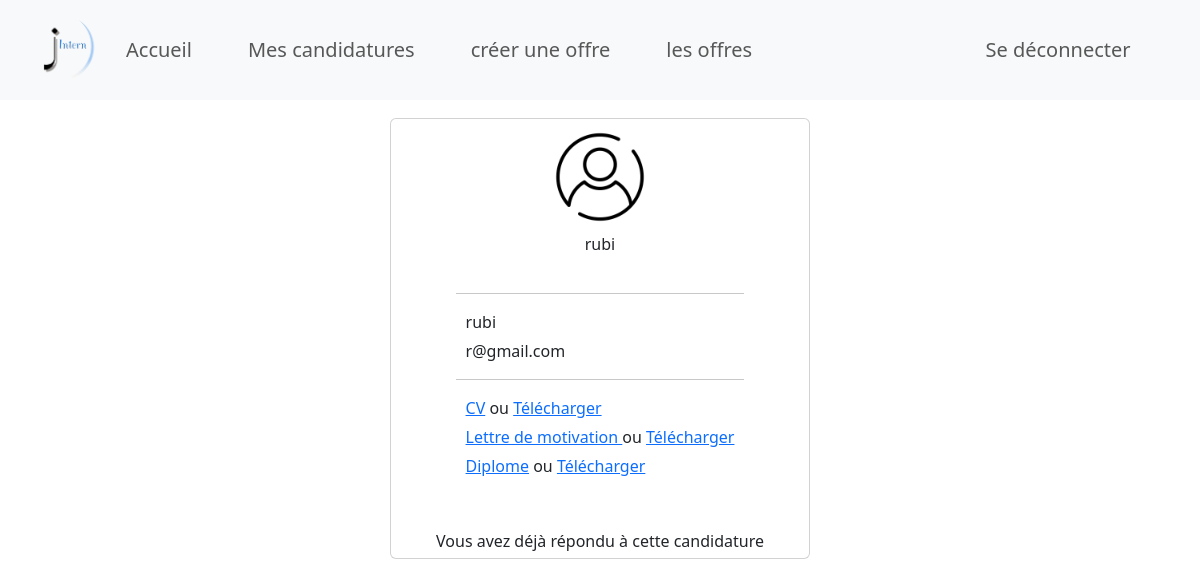
/candidature/list.php?id=15 (signed in), run on the app's committed database.
### tables this page shows
CREATE TABLE `candidature` (
  `idCandidature` int(11) NOT NULL,
  `nom_candidat` varchar(255) DEFAULT NULL,
  `cv` varchar(255) DEFAULT NULL,
  `diplome` varchar(255) DEFAULT NULL,
  `date_candidature` date DEFAULT NULL,
  `id_offre` int(11) DEFAULT NULL,
  `id_utilisateur` int(11) DEFAULT NULL,
  `lettre_motivation` varchar(255) DEFAULT NULL,
  `statut` varchar(50) DEFAULT 'En attente'
);

CREATE TABLE `utilisateur` (
  `id` int(11) NOT NULL,
  `email` varchar(100) DEFAULT NULL,
  `nom` varchar(255) DEFAULT NULL,
  `nom_utilisateur` varchar(50) DEFAULT NULL,
  `passwd` varchar(255) DEFAULT NULL,
  `photo_user` varchar(255) DEFAULT NULL,
  `role_utilisateur` varchar(50) DEFAULT 'candidat'
);

### candidature/list.php (the view, shortened to what this page needs)
<?php
$serveur = "localhost";
$utilisateur = "root";
$motDePasse = "";
$baseDeDonnees = "j_intern";
$connexion = mysqli_connect($serveur, $utilisateur, $motDePasse, $baseDeDonnees);
?>
<!DOCTYPE html>
<html lang="en">
<head>
  <link rel="stylesheet" type="text/css" href="../styles.css">
  <link rel="stylesheet" href="../node_modules/bootstrap/dist/css/bootstrap.min.css">
</head>
<body>
<?php
    require
    '../connexion/navbar.php';
    if (isset($_GET['id'])) {
        $idOffre = $_GET['id'];
$sql = "SELECT * FROM  utilisateur u join candidature c  on u.id = c.id_utilisateur join offre as o on o.id = id_offre where o.id= $idOffre";
$result = $connexion->query($sql);
if ($result->num_rows > 0)
{
    while($row = $result->fetch_assoc()) {
        $username = $row["nom_utilisateur"];
        $CV = $row["cv"];
        $LettreMotivation = $row["lettre_motivation"];
        $diplome = $row["diplome"];
        $nom = $row["nom"];
        $email = $row["email"];
        $photo = $row["photo_user"];
        $statut = $row["statut"];
        echo ('<div class="containt_card">
        <div class="card candidatures">
          <div class="img_candidat">');
          if ($photo === null){
            echo '<img src="../assets/images/user.png"></img>';
          }else{ echo '<img src="'.$photo.'"></img>';}
        echo('
          <p>'.$username.'</p>
          </div class="containt_info">
          <div>
          <hr>
          <p>'.$nom.'</p>
          <p>'.$email.'</p>
          <hr>
          <p><a href="'.$CV.'" target="_blank">CV</a> ou <a href="'.$CV.'" download>Télécharger</a> </p>
          <p><a href="'.$LettreMotivation.'" target="_blank">Lettre de motivation </a> ou <a href="'.$LettreMotivation.'" download>Télécharger</a> </p>
          <p><a href="'.$diplome.'" target="_blank">Diplome</a> ou <a href="'.$diplome.'" download>Télécharger</a> </p>
          </div>
          <hr>
          <div class="apply-btn" >');
          if ($statut === "En attente"){
            echo ('
            <hr>
            <button class="statutBtn"><a class="head_btn" href="accept_statut.php?id='.$_SESSION['idCandidature'].'">Accepter</a></button>
          <button class="statutBtn"><a class="head_btn" href="reject_statut.php?id='.$_SESSION['idCandidature'].'">Rejeter</a></button>
          ');
          }else{echo '<p>Vous avez déjà répondu à cette candidature</p>';}
          echo ('
          </div>
        </div>
        </div>
        ');
    }
}
else {
    echo "<h1>Cette offre n'a encore reçu de candidature</h1>";
}
    }else{
        echo "<h1>Nous n'avons pas pu récupérer l'offre</h1>";
    }
?>
</body>
</html>

### styles.css (style rules this page uses)
body { margin: 0; padding: 0; box-sizing: border-box; background-color: rgb(252, 252, 252); font-family: 'Fuzzy Bubbles', cursive; width: 100vw; }
div { margin: 8px auto; }
a { text-decoration: none; background-color: transparent; color: rgb(17, 17, 17); }
.candidatures .apply-btn { width: auto; display: flex; align-items: center; margin: auto; }
.containt_card { display: flex; flex-direction: column; align-items: center; }
.card { width: 420px; padding: 0; border-color: white; margin: 10px; }
.card h3, .card p, .card span { margin: 5px 10px; }
.apply-btn { width: 100%; display: flex; justify-content: center; }
.card img { width: 100%; height: 300px; }
.img_candidat { width: 200px; height: auto; overflow: hidden; align-items: center; display: flex; flex-direction: column; }
.img_candidat img { width: 100px; height: 100px; object-fit: cover; border-radius: 50%; }
.candidatures { align-items: center; }

### data on the page
candidature: id_utilisateur.nom_utilisateur "rubi", id_utilisateur.nom "rubi", id_utilisateur.email "r@gmail.com", shows "Vous avez déjà répondu à cette candidature"
